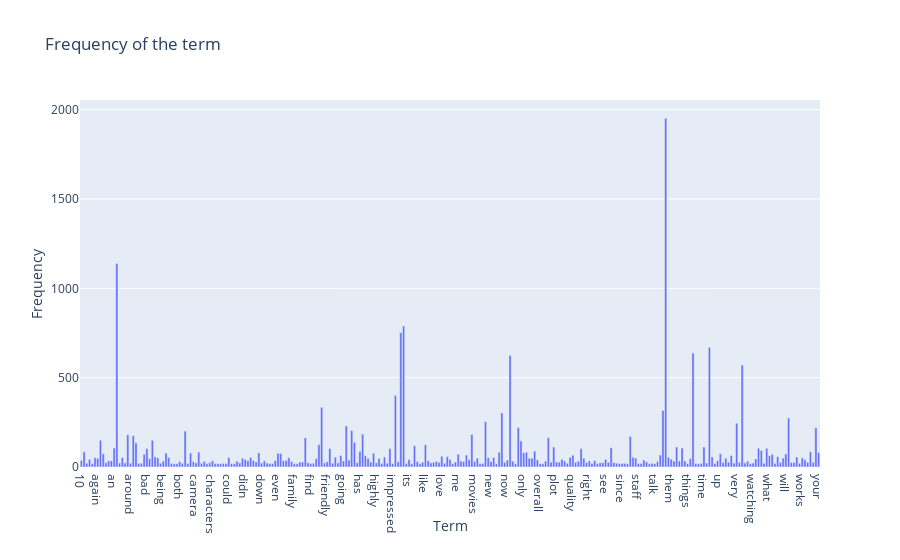

Notebook code cell kept with this figure:
### Code cell
# sorting by default order and setting threshold by last number percentage
list_indices_order = np.argsort(term_frequencies)[::-1]
threshold_percentage = 95 # last number percentage of term
threshold_frequency = term_frequencies[list_indices_order[len(list_indices_order)*(100-threshold_percentage)//100]]

term_filter = []
frequecy_filter = []

for idx,term in enumerate(count_vect.get_feature_names()):
    if term_frequencies[idx]>=threshold_frequency and len(term_filter)<300: term_filter.append(term)
        
for frequecy in term_frequencies:
    if frequecy>=threshold_frequency and len(frequecy_filter)<300: frequecy_filter.append(frequecy) 

go_figure = go.Figure(
    data=[go.Bar(
        x=term_filter,
        y=frequecy_filter)],
    layout={
        "title": "Frequency of the term",
        "xaxis": {"title": "Term"},
        "yaxis": {"title": "Frequency"}})

go_figure.show()

### Figure 1 — Plotly figure (JSON) as saved in the notebook; plotly's stock layout.template omitted (floating-point values rounded to 4 significant figures; data arrays with more than 128 entries replaced by an {"elided": "..."} marker saying what was removed)
{"data": [{"type": "bar", "x": {"elided": "271 str values"}, "y": {"elided": "271 int values"}}], "layout": {"title": {"text": "Frequency of the term"}, "xaxis": {"title": {"text": "Term"}}, "yaxis": {"title": {"text": "Frequency"}}}}
